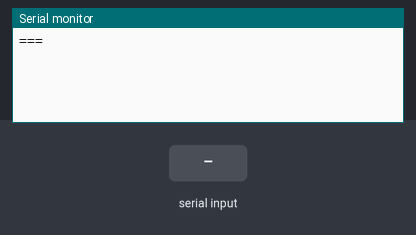
The sketch below on a simulated Arduino Uno, built with avr-gcc and run on an emulated ATmega328P. On the bench: the last lines printed to the serial monitor. The inputs (shaded band) are chosen by the test bench.

Above: at 1.2 s.
1.3 s: "1" received over the second serial link
At 2.5 s:
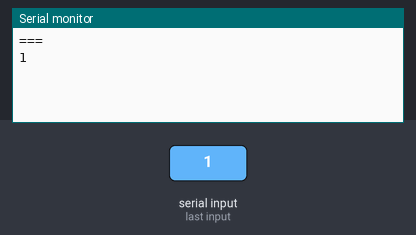
2.8 s: "0" received over the second serial link
At 4.1 s:
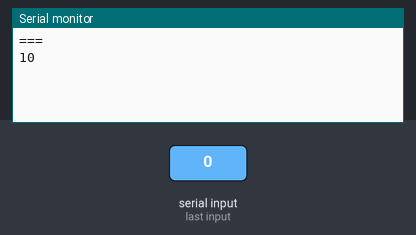

The sketch:

SerialRelay.ino
```cpp
#include <SoftwareSerial.h>

SoftwareSerial softSerial(2, 3); // RX, TX

void setup()
{
  Serial.begin(115200);
  Serial.println("");
  Serial.println("===");

  softSerial.begin(9600);
}

void loop()
{
  while (softSerial.available())
  {
    Serial.write(softSerial.read());
  }

  delay(10);

  while (Serial.available())
  {
    softSerial.write(Serial.read());
  }
}
```

Measured:
- after the input at 1.3 s, the serial monitor: prints a new line at once (image 1)
- after the input at 2.8 s, the serial monitor: prints a new line at once (image 2)
